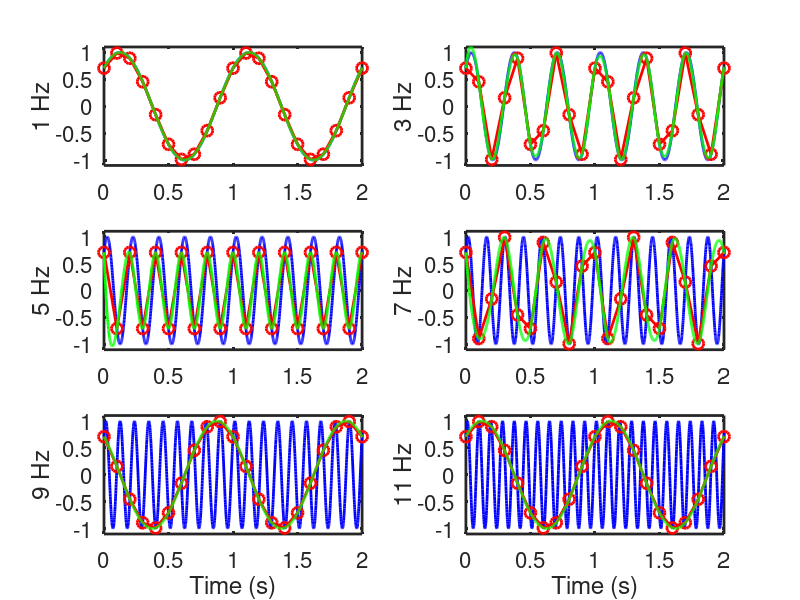

Write MATLAB code to recreate this figure.
close all;
clear all;
% aliasing2.m  3/3/06 L Braile
% Illustrate aliasing and folding about the nyquist frequency, 
% fnyq = 1/(2*dt) where dt is the sample interval.
% Changes to explore the effects of aliasing:
%   1. Change frequency of original cosine wave in line 12,
%      vary f from 1 to 11.
%   2. Change cos to sin in lines 13 and 16, repeat step 1.
% calculate cosine wave at very small sample interval
% to represent continuous (analog) data.

dt = 0.001;     % sampling interval - 1 ms
t = [0:dt:3];   % time 0 to 3 sec.


dts = 0.1;      % sampling interval - 100 ms
ts = [0:dts:3]; % Nyquist for resampled data is 5 Hz.

f = [1:2:11];   % frequencies of input wave from 1 to 11 Hz

phi = pi/4;

figure;
for n = 1:length(f)

    % input wave
    x = sin( 2*pi*f(n)*t + phi );

    % sampled wave
    % using a significantly larger sampling interval than input wave is
    % defined.
    xs = sin( 2*pi*f(n)*ts + phi );

    xi = interp1(ts,xs,t,'spline');

    subplot(3,2,n); hold on;
    p = plot(t,x,'b-');
    ps = plot(ts,xs,'ro-');
    pr = plot(t,xi,'g-');

    set(p,'linewidth',2);
    set(ps,'markersize',8,'linewidth',2);
    set(pr,'markersize',8,'linewidth',2);

    ylabel([num2str(f(n)),' Hz'],'fontsize',16);
    if n > 4
        xlabel('Time (s)','fontsize',16);
    end
    axis([0 2 -1.1 1.1]);
    set(gca,'Box','on','fontsize',16,'linewidth',2);

    if n ~= length(f)
        pause;
    end
end
